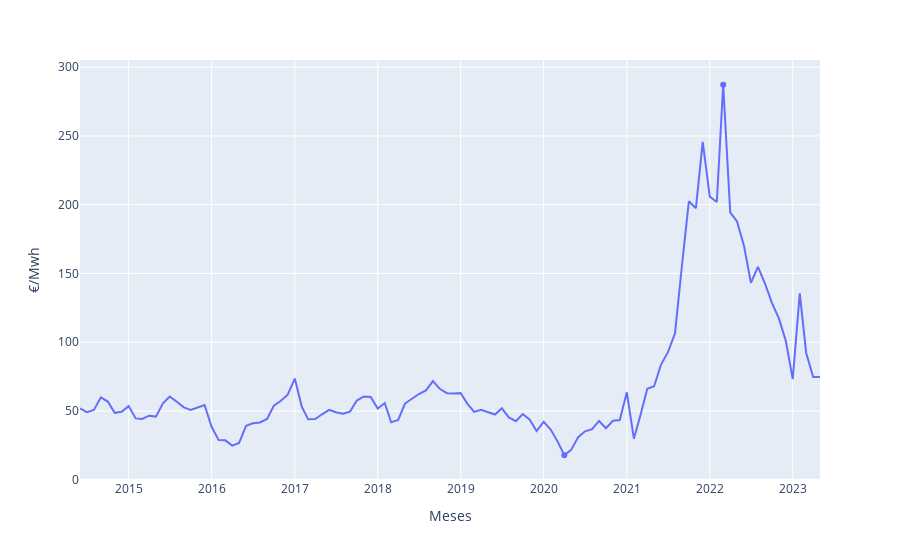

The cell this chart's notebook holds for it:
### Markdown cell above
Resulta interesante realizar un análisis longitudinal de la evolución de los precios en el Mercado Diario, de manera que observamos que se alcanzó el **mínimo** en el mes de **abril del 2020**, tras un descenso escalonado como subproducto de la **pandemia de la Covid-19**, mientras que el **máximo** se alcanzó en el mes de **marzo del 2022**, tras un volatil ascenso una vez termina dicha pandemia (y aumenta con ello la demanda) y, al mismo tiempo, inicia la **guerra de Ucrania** en febrero del 2022.

### Code cell
maximo = df[df['€/Mwh'] == df['€/Mwh'].max()]
minimo = df[df['€/Mwh'] == df['€/Mwh'].min()]


valores_extremos = pd.concat([maximo, minimo])


fig = px.line(df, x='Meses', y='€/Mwh')
fig.add_trace(px.scatter(valores_extremos, x='Meses', y='€/Mwh').data[0])

fig.show()

### Figure 1 — Plotly figure (JSON) as saved in the notebook; plotly's stock layout.template omitted (floating-point values rounded to 4 significant figures)
{"data": [{"hovertemplate": "Meses=%{x}<br>€/Mwh=%{y}<extra></extra>", "legendgroup": "", "line": {"color": "#636efa", "dash": "solid"}, "marker": {"symbol": "circle"}, "mode": "lines", "name": "", "orientation": "v", "showlegend": false, "type": "scatter", "x": ["2014-06-01", "2014-07-01", "2014-08-01", "2014-09-01", "2014-10-01", "2014-11-01", "2014-12-01", "2015-01-01", "2015-02-01", "2015-03-01", "2015-04-01", "2015-05-01", "2015-06-01", "2015-07-01", "2015-08-01", "2015-09-01", "2015-10-01", "2015-11-01", "2015-12-01", "2016-01-01", "2016-02-01", "2016-03-01", "2016-04-01", "2016-05-01", "2016-06-01", "2016-07-01", "2016-08-01", "2016-09-01", "2016-10-01", "2016-11-01", "2016-12-01", "2017-01-01", "2017-02-01", "2017-03-01", "2017-04-01", "2017-05-01", "2017-06-01", "2017-07-01", "2017-08-01", "2017-09-01", "2017-10-01", "2017-11-01", "2017-12-01", "2018-01-01", "2018-02-01", "2018-03-01", "2018-04-01", "2018-05-01", "2018-06-01", "2018-07-01", "2018-08-01", "2018-09-01", "2018-10-01", "2018-11-01", "2018-12-01", "2019-01-01", "2019-02-01", "2019-03-01", "2019-04-01", "2019-05-01", "2019-06-01", "2019-07-01", "2019-08-01", "2019-09-01", "2019-10-01", "2019-11-01", "2019-12-01", "2020-01-01", "2020-02-01", "2020-03-01", "2020-04-01", "2020-05-01", "2020-06-01", "2020-07-01", "2020-08-01", "2020-09-01", "2020-10-01", "2020-11-01", "2020-12-01", "2021-01-01", "2021-02-01", "2021-03-01", "2021-04-01", "2021-05-01", "2021-06-01", "2021-07-01", "2021-08-01", "2021-09-01", "2021-10-01", "2021-11-01", "2021-12-01", "2022-01-01", "2022-02-01", "2022-03-01", "2022-04-01", "2022-05-01", "2022-06-01", "2022-07-01", "2022-08-01", "2022-09-01", "2022-10-01", "2022-11-01", "2022-12-01", "2023-01-01", "2023-02-01", "2023-03-01", "2023-04-01", "2023-05-01"], "xaxis": "x", "y": [51.92, 49.09, 50.71, 59.9, 56.84, 48.68, 49.43, 53.54, 44.62, 44.24, 46.59, 45.91, 55.52, 60.53, 56.71, 52.63, 50.84, 52.68, 54.38, 38.5, 28.8, 28.65, 24.85, 26.74, 39.29, 41.07, 41.63, 44.17, 53.79, 57.4, 61.86, 73.56, 53.04, 43.93, 44.2, 47.6, 50.77, 49.14, 48.04, 49.55, 57.59, 60.54, 60.14, 51.78, 55.77, 41.75, 43.55, 55.41, 58.86, 62.32, 65, 71.78, 66.1, 62.94, 62.63, 62.98, 54.93, 49.35, 50.94, 48.93, 47.4, 51.96, 45.37, 42.59, 47.74, 43.6, 35.39, 42.06, 36.54, 28.28, 17.81, 21.7, 30.99, 35.2, 36.75, 42.74, 37.46, 42.91, 43.47, 63.6, 29.86, 46.39, 66.2, 67.95, 83.94, 92.8, 106.5, 156.5, 202.5, 197.5, 245.7, 205.9, 202.0, 287.2, 194.4, 187.8, 169.7, 143.2, 154.8, 142.7, 128.8, 117.3, 101.4, 73.2, 135.5, 92.38, 74.69, 74.67], "yaxis": "y"}, {"hovertemplate": "Meses=%{x}<br>€/Mwh=%{y}<extra></extra>", "legendgroup": "", "marker": {"color": "#636efa", "symbol": "circle"}, "mode": "markers", "name": "", "orientation": "v", "showlegend": false, "type": "scatter", "x": ["2022-03-01", "2020-04-01"], "xaxis": "x", "y": [287.2, 17.81], "yaxis": "y"}], "layout": {"legend": {"tracegroupgap": 0}, "margin": {"t": 60}, "xaxis": {"anchor": "y", "domain": [0, 1], "title": {"text": "Meses"}}, "yaxis": {"anchor": "x", "domain": [0, 1], "title": {"text": "€/Mwh"}}}}
